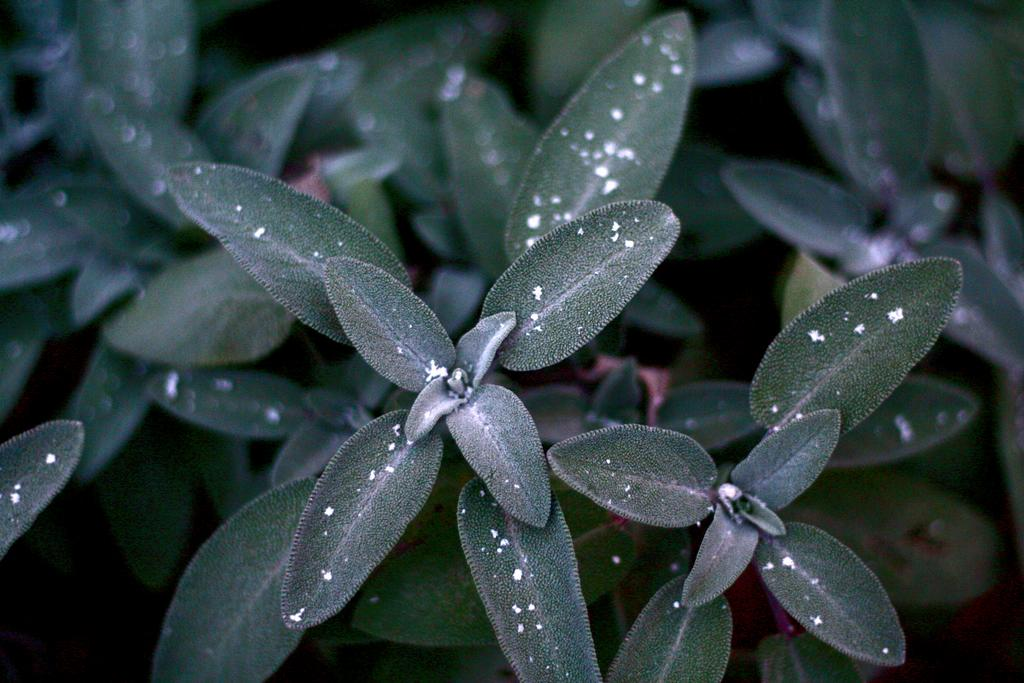
#> input picture image_processing/img.jpg, 1024 x 683 px
$ python Untitled.py
#> lines starting #> are read from the running program, lines starting #| are printed output that depends on the picture

# coding: utf-8

# In[1]:

get_ipython().magic(u'matplotlib inline')
import numpy as np
import cv2
from matplotlib import pyplot as plt

img = cv2.imread('img.jpg',0)
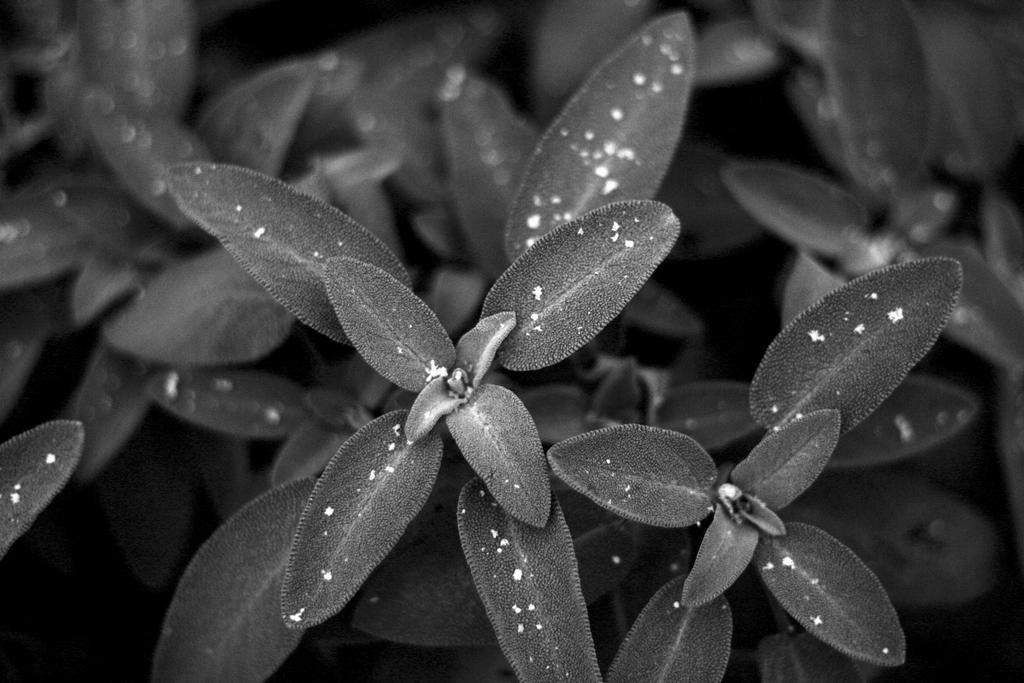
#> img: shape (683, 1024); min 0, max 255, mean 57.6

dft = cv2.dft(np.float32(img),flags = cv2.DFT_COMPLEX_OUTPUT)
dft_shift = np.fft.fftshift(dft)

magnitude_spectrum = 20*np.log(cv2.magnitude(dft_shift[:,:,0],dft_shift[:,:,1]))
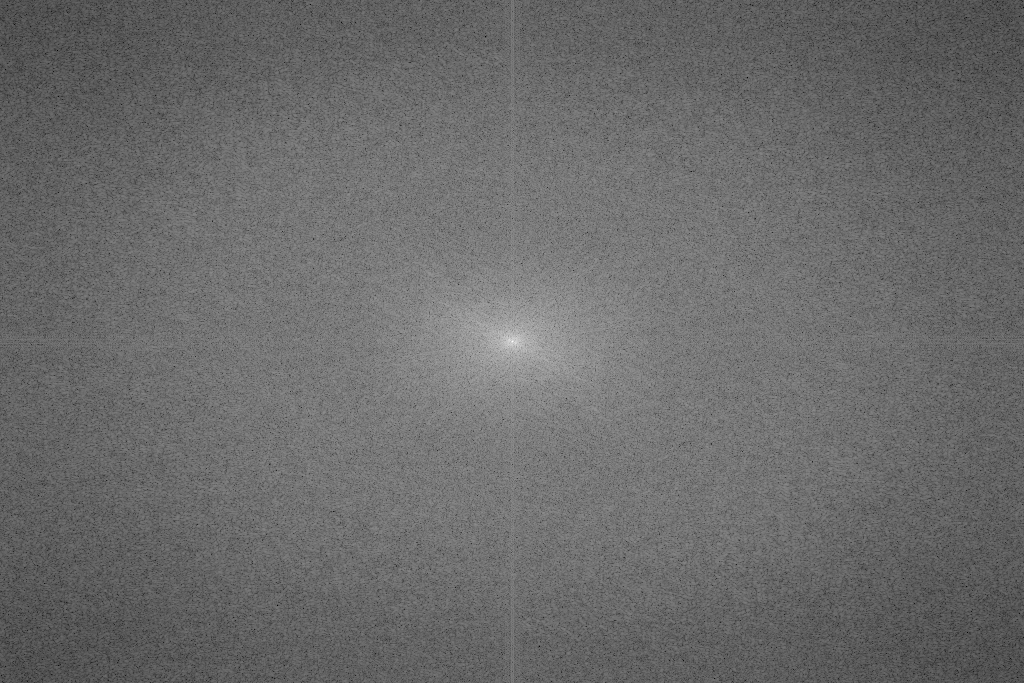
#> magnitude_spectrum: shape (683, 1024) float32; min 32.5, max 350.2, mean 165.9; drawn with min black and max white

plt.subplot(121),plt.imshow(img, cmap = 'gray')
plt.title('Input Image'), plt.xticks([]), plt.yticks([])
plt.subplot(122),plt.imshow(magnitude_spectrum, cmap = 'gray')
plt.title('Magnitude Spectrum'), plt.xticks([]), plt.yticks([])
plt.show()
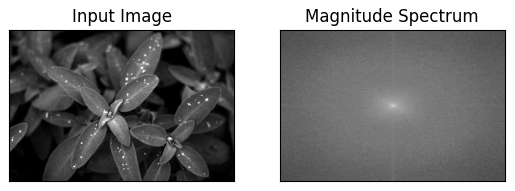
#> figure drawn by matplotlib, 2 panels


# In[ ]:
